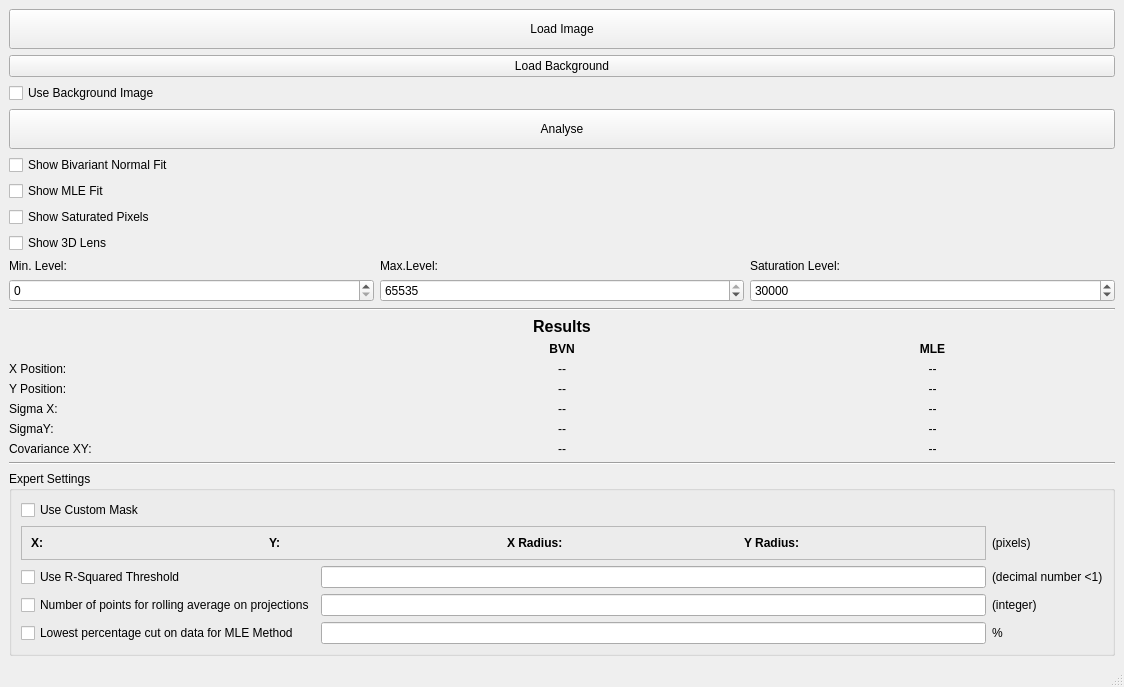
<?xml version="1.0" encoding="UTF-8"?>
<ui version="4.0">
 <class>MainWindow</class>
 <widget class="QMainWindow" name="MainWindow">
  <property name="geometry">
   <rect>
    <x>0</x>
    <y>0</y>
    <width>1124</width>
    <height>657</height>
   </rect>
  </property>
  <property name="sizePolicy">
   <sizepolicy hsizetype="Preferred" vsizetype="Expanding">
    <horstretch>0</horstretch>
    <verstretch>0</verstretch>
   </sizepolicy>
  </property>
  <property name="windowTitle">
   <string>Jammy Dodger</string>
  </property>
  <property name="windowIcon">
   <iconset>
    <normaloff>resources/byscitv2/icon.ico</normaloff>resources/byscitv2/icon.ico</iconset>
  </property>
  <property name="unifiedTitleAndToolBarOnMac">
   <bool>false</bool>
  </property>
  <widget class="QWidget" name="centralwidget">
   <layout class="QGridLayout" name="gridLayout">
    <item row="19" column="0" colspan="3">
     <widget class="QGroupBox" name="groupBox">
      <property name="title">
       <string>Expert Settings</string>
      </property>
      <layout class="QGridLayout" name="gridLayout_2">
       <item row="0" column="0">
        <widget class="QCheckBox" name="checkBox_useCustomMask">
         <property name="text">
          <string>Use Custom Mask</string>
         </property>
        </widget>
       </item>
       <item row="5" column="2">
        <widget class="QLineEdit" name="lineEdit_lowestPixelValue"/>
       </item>
       <item row="5" column="3">
        <widget class="QLabel" name="label_7">
         <property name="text">
          <string>%</string>
         </property>
        </widget>
       </item>
       <item row="5" column="0">
        <widget class="QCheckBox" name="checkBox_lowestPixValue">
         <property name="text">
          <string>Lowest percentage cut on data for MLE Method</string>
         </property>
        </widget>
       </item>
       <item row="4" column="3">
        <widget class="QLabel" name="label_8">
         <property name="text">
          <string>(integer)</string>
         </property>
        </widget>
       </item>
       <item row="4" column="2">
        <widget class="QLineEdit" name="lineEdit_rollingAverage"/>
       </item>
       <item row="4" column="0" colspan="2">
        <widget class="QCheckBox" name="checkBox_rollingAverage">
         <property name="text">
          <string>Number of points for rolling average on projections</string>
         </property>
        </widget>
       </item>
       <item row="3" column="3">
        <widget class="QLabel" name="label_9">
         <property name="text">
          <string>(decimal number &lt;1)</string>
         </property>
        </widget>
       </item>
       <item row="3" column="2">
        <widget class="QLineEdit" name="lineEdit_rSquared"/>
       </item>
       <item row="3" column="0">
        <widget class="QCheckBox" name="checkBox_rSquared">
         <property name="text">
          <string>Use R-Squared Threshold</string>
         </property>
        </widget>
       </item>
       <item row="1" column="3">
        <widget class="QLabel" name="label_10">
         <property name="text">
          <string>(pixels)</string>
         </property>
        </widget>
       </item>
       <item row="1" column="0" colspan="3">
        <widget class="QFrame" name="frame">
         <property name="frameShape">
          <enum>QFrame::StyledPanel</enum>
         </property>
         <property name="frameShadow">
          <enum>QFrame::Raised</enum>
         </property>
         <layout class="QGridLayout" name="gridLayout_3">
          <item row="0" column="2">
           <widget class="QLabel" name="label_customRX">
            <property name="sizePolicy">
             <sizepolicy hsizetype="Preferred" vsizetype="Preferred">
              <horstretch>0</horstretch>
              <verstretch>0</verstretch>
             </sizepolicy>
            </property>
            <property name="font">
             <font>
              <weight>75</weight>
              <bold>true</bold>
             </font>
            </property>
            <property name="text">
             <string>X Radius:</string>
            </property>
           </widget>
          </item>
          <item row="0" column="1">
           <widget class="QLabel" name="label_customY">
            <property name="sizePolicy">
             <sizepolicy hsizetype="Preferred" vsizetype="Preferred">
              <horstretch>0</horstretch>
              <verstretch>0</verstretch>
             </sizepolicy>
            </property>
            <property name="font">
             <font>
              <weight>75</weight>
              <bold>true</bold>
             </font>
            </property>
            <property name="text">
             <string>Y:</string>
            </property>
           </widget>
          </item>
          <item row="0" column="0">
           <widget class="QLabel" name="label_customX">
            <property name="sizePolicy">
             <sizepolicy hsizetype="Preferred" vsizetype="Preferred">
              <horstretch>0</horstretch>
              <verstretch>0</verstretch>
             </sizepolicy>
            </property>
            <property name="font">
             <font>
              <weight>75</weight>
              <bold>true</bold>
             </font>
            </property>
            <property name="text">
             <string>X:</string>
            </property>
           </widget>
          </item>
          <item row="0" column="3">
           <widget class="QLabel" name="label_customRY">
            <property name="sizePolicy">
             <sizepolicy hsizetype="Preferred" vsizetype="Preferred">
              <horstretch>0</horstretch>
              <verstretch>0</verstretch>
             </sizepolicy>
            </property>
            <property name="font">
             <font>
              <weight>75</weight>
              <bold>true</bold>
             </font>
            </property>
            <property name="text">
             <string>Y Radius:</string>
            </property>
           </widget>
          </item>
         </layout>
        </widget>
       </item>
      </layout>
     </widget>
    </item>
    <item row="17" column="1">
     <widget class="QLabel" name="label_cxyBVN">
      <property name="text">
       <string>--</string>
      </property>
      <property name="alignment">
       <set>Qt::AlignCenter</set>
      </property>
     </widget>
    </item>
    <item row="17" column="0">
     <widget class="QLabel" name="label_20">
      <property name="text">
       <string>Covariance XY:</string>
      </property>
     </widget>
    </item>
    <item row="16" column="2">
     <widget class="QLabel" name="label_syMLE">
      <property name="text">
       <string>--</string>
      </property>
      <property name="alignment">
       <set>Qt::AlignCenter</set>
      </property>
     </widget>
    </item>
    <item row="16" column="1">
     <widget class="QLabel" name="label_syBVN">
      <property name="text">
       <string>--</string>
      </property>
      <property name="alignment">
       <set>Qt::AlignCenter</set>
      </property>
     </widget>
    </item>
    <item row="16" column="0">
     <widget class="QLabel" name="label_19">
      <property name="text">
       <string>SigmaY:</string>
      </property>
     </widget>
    </item>
    <item row="15" column="2">
     <widget class="QLabel" name="label_sxMLE">
      <property name="text">
       <string>--</string>
      </property>
      <property name="alignment">
       <set>Qt::AlignCenter</set>
      </property>
     </widget>
    </item>
    <item row="14" column="0">
     <widget class="QLabel" name="label_17">
      <property name="text">
       <string>Y Position:</string>
      </property>
     </widget>
    </item>
    <item row="13" column="1">
     <widget class="QLabel" name="label_xBVN">
      <property name="text">
       <string>--</string>
      </property>
      <property name="alignment">
       <set>Qt::AlignCenter</set>
      </property>
     </widget>
    </item>
    <item row="13" column="2">
     <widget class="QLabel" name="label_xMLE">
      <property name="text">
       <string>--</string>
      </property>
      <property name="alignment">
       <set>Qt::AlignCenter</set>
      </property>
     </widget>
    </item>
    <item row="13" column="0">
     <widget class="QLabel" name="label_16">
      <property name="text">
       <string>X Position:</string>
      </property>
     </widget>
    </item>
    <item row="15" column="0">
     <widget class="QLabel" name="label_18">
      <property name="text">
       <string>Sigma X:</string>
      </property>
     </widget>
    </item>
    <item row="17" column="2">
     <widget class="QLabel" name="label_cxyMLE">
      <property name="text">
       <string>--</string>
      </property>
      <property name="alignment">
       <set>Qt::AlignCenter</set>
      </property>
     </widget>
    </item>
    <item row="18" column="0" colspan="3">
     <widget class="Line" name="line">
      <property name="orientation">
       <enum>Qt::Horizontal</enum>
      </property>
     </widget>
    </item>
    <item row="14" column="1">
     <widget class="QLabel" name="label_yBVN">
      <property name="text">
       <string>--</string>
      </property>
      <property name="alignment">
       <set>Qt::AlignCenter</set>
      </property>
     </widget>
    </item>
    <item row="12" column="2">
     <widget class="QLabel" name="label_5">
      <property name="font">
       <font>
        <weight>75</weight>
        <bold>true</bold>
       </font>
      </property>
      <property name="text">
       <string>MLE</string>
      </property>
      <property name="alignment">
       <set>Qt::AlignCenter</set>
      </property>
     </widget>
    </item>
    <item row="14" column="2">
     <widget class="QLabel" name="label_yMLE">
      <property name="text">
       <string>--</string>
      </property>
      <property name="alignment">
       <set>Qt::AlignCenter</set>
      </property>
     </widget>
    </item>
    <item row="15" column="1">
     <widget class="QLabel" name="label_sxBVN">
      <property name="text">
       <string>--</string>
      </property>
      <property name="alignment">
       <set>Qt::AlignCenter</set>
      </property>
     </widget>
    </item>
    <item row="8" column="2">
     <widget class="QLabel" name="label_6">
      <property name="text">
       <string>Saturation Level:</string>
      </property>
     </widget>
    </item>
    <item row="9" column="0">
     <widget class="QSpinBox" name="spinBox_min">
      <property name="maximum">
       <number>65535</number>
      </property>
     </widget>
    </item>
    <item row="10" column="0" colspan="3">
     <widget class="Line" name="line_2">
      <property name="sizePolicy">
       <sizepolicy hsizetype="Minimum" vsizetype="MinimumExpanding">
        <horstretch>0</horstretch>
        <verstretch>0</verstretch>
       </sizepolicy>
      </property>
      <property name="orientation">
       <enum>Qt::Horizontal</enum>
      </property>
     </widget>
    </item>
    <item row="8" column="0">
     <widget class="QLabel" name="label">
      <property name="sizePolicy">
       <sizepolicy hsizetype="Preferred" vsizetype="Fixed">
        <horstretch>0</horstretch>
        <verstretch>0</verstretch>
       </sizepolicy>
      </property>
      <property name="text">
       <string>Min. Level:</string>
      </property>
     </widget>
    </item>
    <item row="5" column="0">
     <widget class="QCheckBox" name="checkBox_showMLEFit">
      <property name="text">
       <string>Show MLE Fit</string>
      </property>
     </widget>
    </item>
    <item row="9" column="1">
     <widget class="QSpinBox" name="spinBox_max">
      <property name="maximum">
       <number>65535</number>
      </property>
      <property name="value">
       <number>65535</number>
      </property>
     </widget>
    </item>
    <item row="3" column="0" colspan="3">
     <widget class="QPushButton" name="pushButton_analyse">
      <property name="sizePolicy">
       <sizepolicy hsizetype="Minimum" vsizetype="MinimumExpanding">
        <horstretch>0</horstretch>
        <verstretch>0</verstretch>
       </sizepolicy>
      </property>
      <property name="minimumSize">
       <size>
        <width>0</width>
        <height>40</height>
       </size>
      </property>
      <property name="text">
       <string>Analyse</string>
      </property>
     </widget>
    </item>
    <item row="8" column="1">
     <widget class="QLabel" name="label_2">
      <property name="sizePolicy">
       <sizepolicy hsizetype="Preferred" vsizetype="Fixed">
        <horstretch>0</horstretch>
        <verstretch>0</verstretch>
       </sizepolicy>
      </property>
      <property name="text">
       <string>Max.Level:</string>
      </property>
     </widget>
    </item>
    <item row="2" column="0">
     <widget class="QCheckBox" name="checkBox_useBackground">
      <property name="text">
       <string>Use Background Image</string>
      </property>
     </widget>
    </item>
    <item row="0" column="0" colspan="3">
     <widget class="QPushButton" name="pushButton_loadImage">
      <property name="sizePolicy">
       <sizepolicy hsizetype="Minimum" vsizetype="MinimumExpanding">
        <horstretch>0</horstretch>
        <verstretch>0</verstretch>
       </sizepolicy>
      </property>
      <property name="minimumSize">
       <size>
        <width>0</width>
        <height>40</height>
       </size>
      </property>
      <property name="text">
       <string>Load Image</string>
      </property>
     </widget>
    </item>
    <item row="9" column="2">
     <widget class="QSpinBox" name="spinBox_satLevel">
      <property name="maximum">
       <number>65535</number>
      </property>
      <property name="value">
       <number>30000</number>
      </property>
     </widget>
    </item>
    <item row="7" column="0">
     <widget class="QCheckBox" name="checkBox_show3DLens">
      <property name="text">
       <string>Show 3D Lens</string>
      </property>
     </widget>
    </item>
    <item row="12" column="1">
     <widget class="QLabel" name="label_4">
      <property name="font">
       <font>
        <weight>75</weight>
        <bold>true</bold>
       </font>
      </property>
      <property name="text">
       <string>BVN</string>
      </property>
      <property name="alignment">
       <set>Qt::AlignCenter</set>
      </property>
     </widget>
    </item>
    <item row="11" column="0" colspan="3">
     <widget class="QLabel" name="label_3">
      <property name="font">
       <font>
        <pointsize>12</pointsize>
        <weight>75</weight>
        <bold>true</bold>
       </font>
      </property>
      <property name="text">
       <string>Results</string>
      </property>
      <property name="alignment">
       <set>Qt::AlignCenter</set>
      </property>
     </widget>
    </item>
    <item row="6" column="0">
     <widget class="QCheckBox" name="checkBox_showSaturatedPixels">
      <property name="text">
       <string>Show Saturated Pixels</string>
      </property>
     </widget>
    </item>
    <item row="4" column="0">
     <widget class="QCheckBox" name="checkBox_showBVNFit">
      <property name="text">
       <string>Show Bivariant Normal Fit</string>
      </property>
     </widget>
    </item>
    <item row="1" column="0" colspan="3">
     <widget class="QPushButton" name="pushButton_loadBkgrnd">
      <property name="text">
       <string>Load Background</string>
      </property>
     </widget>
    </item>
    <item row="0" column="3" rowspan="20">
     <layout class="QGridLayout" name="gridLayout_4"/>
    </item>
   </layout>
  </widget>
  <widget class="QStatusBar" name="statusbar"/>
  <action name="actionSingle">
   <property name="text">
    <string>Single</string>
   </property>
  </action>
  <action name="actionBatch">
   <property name="text">
    <string>Batch</string>
   </property>
  </action>
 </widget>
 <resources/>
 <connections/>
</ui>
